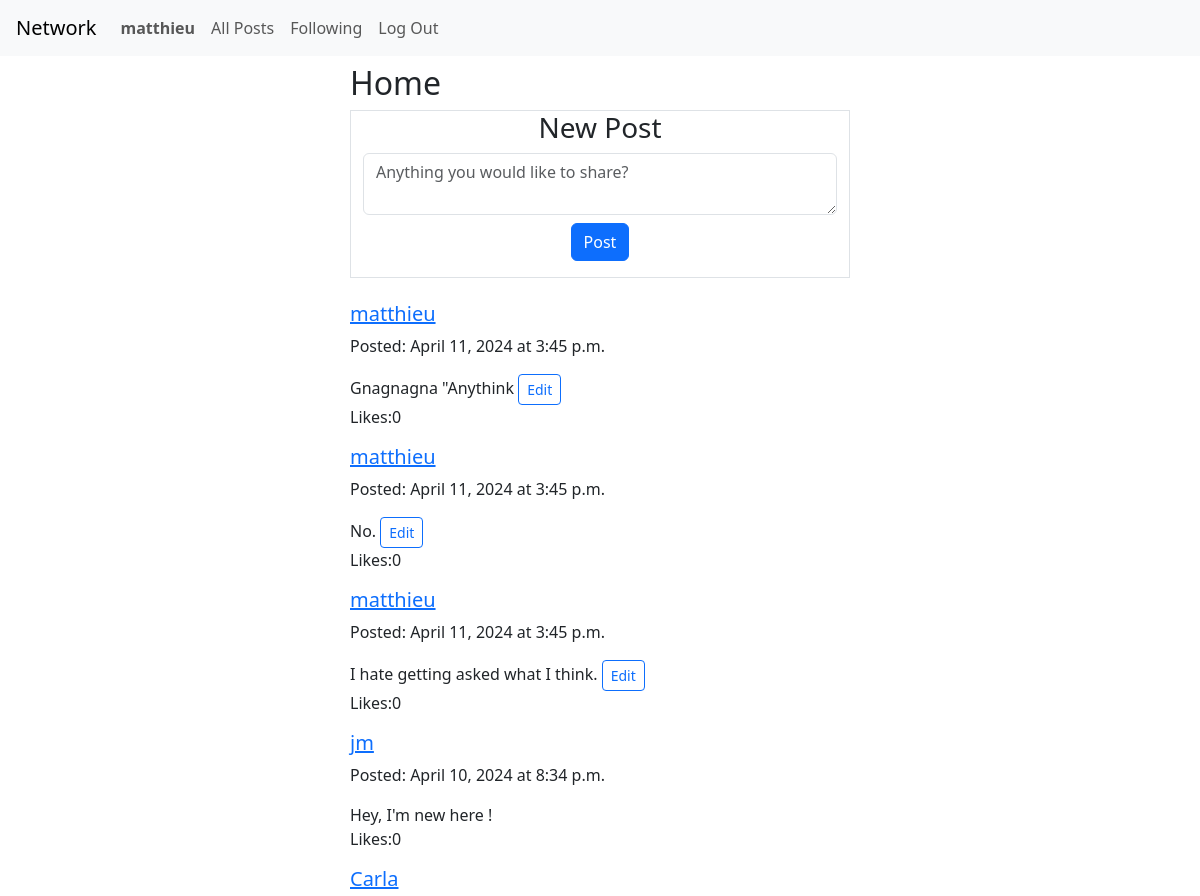
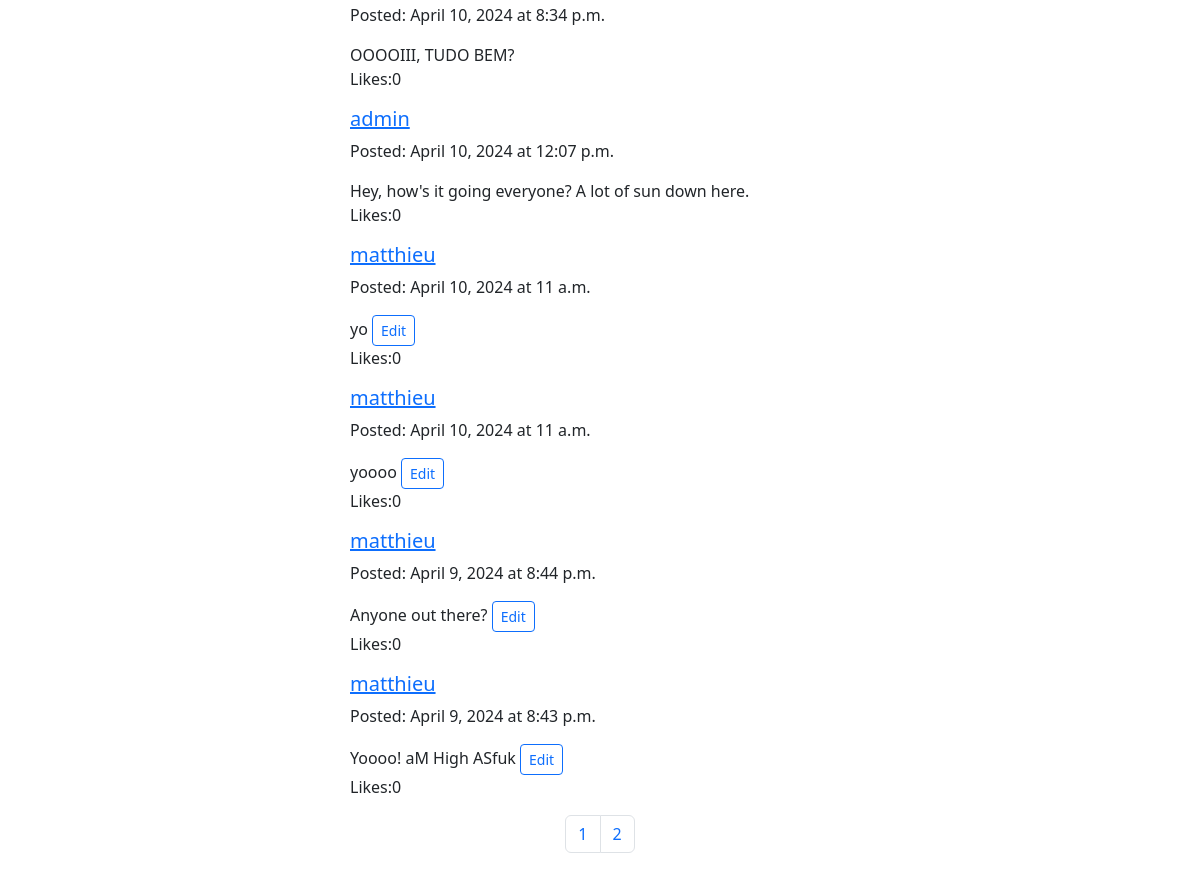
Screenshot of / (signed in) with the database file from the repository (2 pictures, top to bottom).
### network/models.py (models this page shows, shortened)
class User(AbstractUser):
    follows = models.ManyToManyField('self', symmetrical=False, related_name='follower', blank=True)
    def __str__(self):
        return self.username

class Post(models.Model):
    content = models.TextField(max_length= 500)
    creation_date = models.DateField(default=timezone.now().date())
    creation_time = models.TimeField(default=timezone.now().time())
    user = models.ForeignKey(User, on_delete=models.CASCADE, related_name="posts")

### network/views.py (the view, shortened to what this page needs)
# urls.py: path("", views.index, name="index"),
def index(request):
    posts = Post.objects.order_by("-creation_date", "-creation_time")
    paginator = Paginator(posts, 10)
    pages_total = paginator.count
    if request.GET.get('ajax') == 'True':
        data = json.loads(request.body)
        page_number = data.get("page_number")
        return JsonResponse({"message":"page number received"})
    if request.method == 'GET':
        user = request.user
        postform = PostForm()
        page_number = request.GET.get("page_number", 1)
        return render(request, "network/index.html",{
            "postform":postform,
            "recent_posts":paginator.page(page_number),
            "user":user,
            "paginator":paginator,
            "pages_total":pages_total,
        })

### network/forms.py (shortened to what this page needs)
class PostForm(forms.Form):
    content = forms.CharField(widget=forms.Textarea(attrs={'class': 'form-control mb-2',
                                                            'cols': 10,
                                                            'rows': 2,
                                                            'placeholder' : 'Anything you would like to share?'
                                                            }),
                            max_length= 500)

### network/templates/network/index.html (shortened to what this page needs)
{% extends "network/layout.html" %}
{% block body %}
    <div class ="container-fluid">
        <div class="row justify-content-center text-left-align" >
            <div class="col-5 ms-0 ps-0">
                <h2>Home</h2>
            </div>
        </div>
        <div id="new_post" class="row justify-content-center text-center mb-4 " >
            <div class="col-5 border">
                <h3>New Post</h3>
                <form action="" method="post">
                {{postform.content}}
                    <button type="submit" class="btn btn-primary mb-3" value="Submit">Post</button>
                </form>
            </div>
        </div>
        {% for post in recent_posts %}
            <div class="row justify-content-center text-left-aligned">
                <div class="col-5 ms-0 ps-0">
                    <a href="{{post.user.username}}"><h5 id="{{post.user}}">{{post.user}}</h5></a>
                    <p>Posted: {{post.creation_date}} at {{post.creation_time}}</p>
                    <span class="text-break">{{post.content}}</span>
                    {% if user == post.user %}
                        <button data-user-id="{{post.user.id}}" class="btn btn-outline-primary btn-sm">Edit</button>
                    {% endif %}
                    <p>Likes:0</p>
                </div>
            </div>
        {% endfor %}
        <nav id="pagination">
            <ul class="pagination justify-content-center">
              {% for page in paginator %}
              <li id="{{page.number}}" class="page-item"><a class="page-link" href="{% url 'index' %}?page_number={{ page.number }}">{{page.number}}</a></li>
              {% endfor %}
            </ul>
          </nav>
    </div>
{% endblock %}

### network/templates/network/layout.html (shortened to what this page needs)
{% load static %}
<!DOCTYPE html>
<html lang="en">
    <head>
        <link href="{% static 'network/node_modules/bootstrap/dist/css/bootstrap.min.css' %}" rel="stylesheet">
        <link href="{% static 'network/styles.css' %}" rel="stylesheet">
    </head>
    <body>
        <nav class="navbar navbar-expand-lg navbar-light bg-light mb-2">
            <a class="navbar-brand ms-3" href="#">Network</a>
            <div>
                <ul class="navbar-nav mr-auto">
                {% if user.is_authenticated %}
                    <li class="nav-item">
                        <a class="nav-link" href="{{user.username}}"><strong>{{ user.username }}</strong></a>
                    </li>
                {% endif %}
                <li class="nav-item">
                    <a class="nav-link" href="{% url 'index' %}">All Posts</a>
                </li>
                {% if user.is_authenticated %}
                    <li class="nav-item">
                        <a class="nav-link" href="{% url 'following' %}">Following</a>
                    </li>
                    <li class="nav-item">
                        <a class="nav-link" href="{% url 'logout' %}">Log Out</a>
                    </li>
                {% endif %}
                </ul>
            </div>
            </nav>
        <div class="body">
            {% block body %}
            {% endblock %}
        </div>
    </body>
</html>

### rows the page displays
User: username "matthieu"
Post: user "matthieu", creation_date "April 11, 2024", creation_time "3:45 p.m.", content "Gnagnagna \"Anythink"
Post: user "matthieu", creation_date "April 11, 2024", creation_time "3:45 p.m.", content "No."
Post: user "matthieu", creation_date "April 11, 2024", creation_time "3:45 p.m.", content "I hate getting asked what I think."
Post: user "jm", creation_date "April 10, 2024", creation_time "8:34 p.m.", content "Hey, I'm new here !"
Post: user "Carla", creation_date "April 10, 2024", creation_time "8:34 p.m.", content "OOOOIII, TUDO BEM?"
Post: user "admin", creation_date "April 10, 2024", creation_time "12:07 p.m.", content "Hey, how's it going everyone? A lot of sun down here."
Post: user "matthieu", creation_date "April 10, 2024", creation_time "11 a.m.", content "yo"
Post: user "matthieu", creation_date "April 10, 2024", creation_time "11 a.m.", content "yoooo"
Post: user "matthieu", creation_date "April 9, 2024", creation_time "8:44 p.m.", content "Anyone out there?"
Post: user "matthieu", creation_date "April 9, 2024", creation_time "8:43 p.m.", content "Yoooo! aM High ASfuk"

### other values shown
{{ page.number }} "1" "2"
